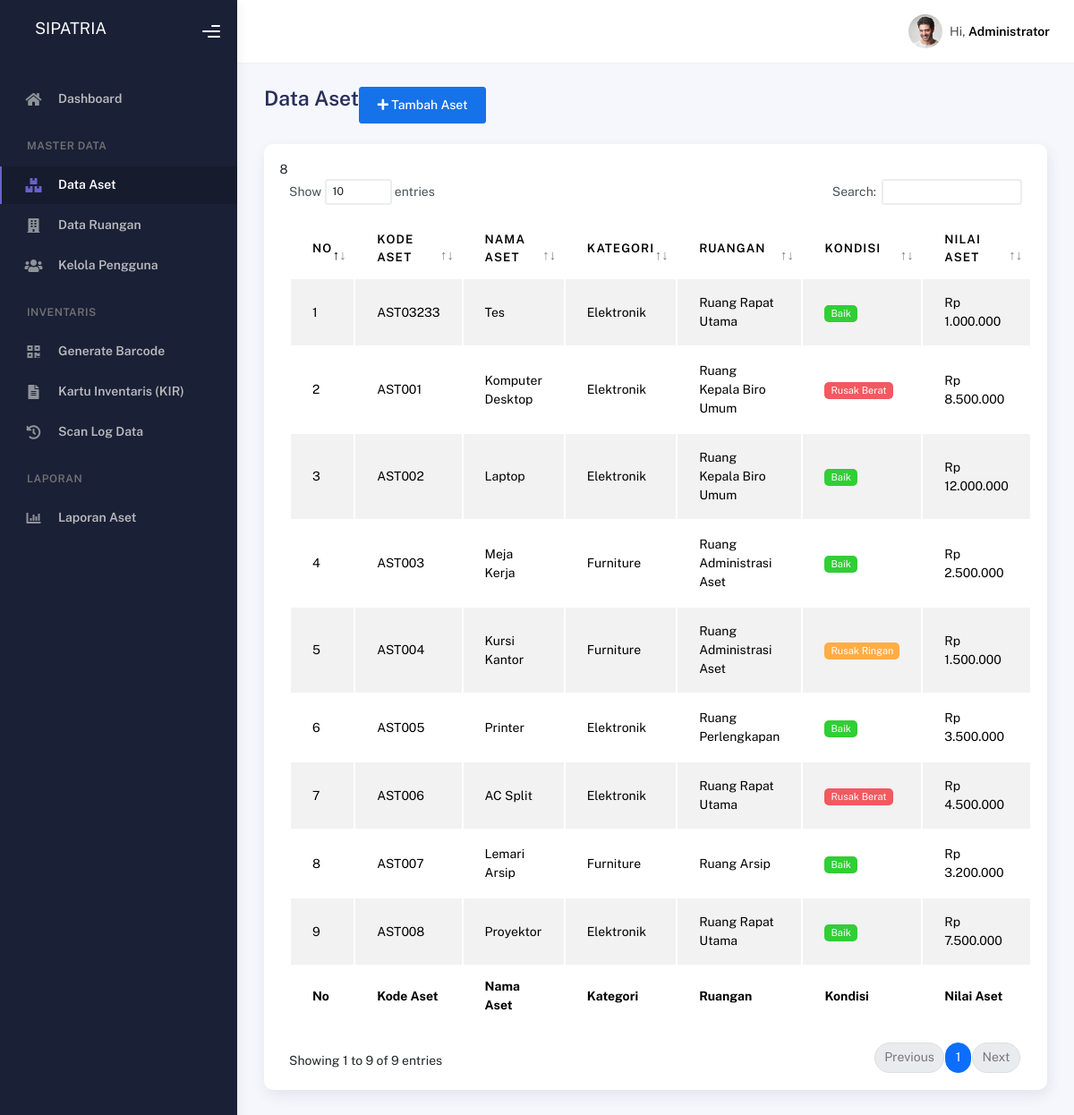
/admin/aset.php (signed in), run on the app's committed database.
### tables this page shows
CREATE TABLE `aset` (
  `id_aset` int(11) NOT NULL,
  `kode_aset` varchar(50) NOT NULL,
  `nama_aset` varchar(150) NOT NULL,
  `kategori` varchar(100) DEFAULT NULL,
  `merk` varchar(100) DEFAULT NULL,
  `tahun_perolehan` year(4) DEFAULT NULL,
  `kondisi` enum('Baik','Rusak Ringan','Rusak Berat') DEFAULT 'Baik',
  `nilai_aset` decimal(15,2) DEFAULT NULL,
  `barcode` varchar(255) DEFAULT NULL,
  `id_ruangan` int(11) DEFAULT NULL,
  `created_at` timestamp NOT NULL DEFAULT current_timestamp(),
  `updated_at` timestamp NOT NULL DEFAULT current_timestamp() ON UPDATE current_timestamp()
);

CREATE TABLE `ruangan` (
  `id_ruangan` int(11) NOT NULL,
  `kode_ruangan` varchar(20) NOT NULL,
  `nama_ruangan` varchar(100) NOT NULL,
  `lokasi` varchar(100) NOT NULL,
  `created_at` timestamp NOT NULL DEFAULT current_timestamp()
);

### admin/aset.php (the view, shortened to what this page needs)
<?php
include '../koneksi.php';
?>
<!DOCTYPE html>
<html lang="en">
  <head>
    <link rel="stylesheet" href="assets/css/bootstrap.min.css" />
    <link rel="stylesheet" href="assets/css/plugins.min.css" />
    <link rel="stylesheet" href="assets/css/kaiadmin.min.css" />
    <link rel="stylesheet" href="assets/css/demo.css" />
  </head>
  <body>
    <div class="wrapper">
      <div class="sidebar" data-background-color="dark">
        <div class="sidebar-logo">
          <div class="logo-header" data-background-color="dark">
            <a href="index.php" class="logo">
                <h5 class="text-white ms-3">SIPATRIA</h5>
            </a>
            <div class="nav-toggle">
              <button class="btn btn-toggle toggle-sidebar">
                <i class="gg-menu-right"></i>
              </button>
            </div>
          </div>
        </div>
        <div class="sidebar-wrapper scrollbar scrollbar-inner">
          <div class="sidebar-content">
            <ul class="nav nav-secondary">
              <li class="nav-item">
                <a href="index.php">
                  <i class="fas fa-home"></i>
                  <p>Dashboard</p>
                </a>
              </li>
              <li class="nav-section">
                <h4 class="text-section">Master Data</h4>
              </li>
              <li class="nav-item active">
                <a href="aset.php">
                  <i class="fas fa-boxes"></i>
                  <p>Data Aset</p>
                </a>
              </li>
              <li class="nav-item">
                <a href="ruangan.php">
                  <i class="fas fa-building"></i>
                  <p>Data Ruangan</p>
                </a>
              </li>
              <li class="nav-item">
                <a href="user.php">
                  <i class="fas fa-users"></i>
                  <p>Kelola Pengguna</p>
                </a>
              </li>
              <li class="nav-section">
                <h4 class="text-section">Inventaris</h4>
              </li>
              <li class="nav-item">
                <a href="generate_barcode.php">
                  <i class="fas fa-qrcode"></i>
                  <p>Generate Barcode</p>
                </a>
              </li>
              <li class="nav-item">
                <a href="kir.php">
                  <i class="fas fa-file-alt"></i>
                  <p>Kartu Inventaris (KIR)</p>
                </a>
              </li>
              <li class="nav-item ">
                <a href="scan_log.php">
                  <i class="fas fa-history"></i>
                  <p>Scan Log Data</p>
                </a>
              </li>
              <li class="nav-section">
                <h4 class="text-section">Laporan</h4>
              </li>
              <li class="nav-item">
                <a href="laporan_aset.php">
                  <i class="fas fa-chart-bar"></i>
                  <p>Laporan Aset</p>
                </a>
              </li>
            </ul>
          </div>
        </div>
      </div>
      <div class="main-panel">
        <div class="main-header">
          <nav class="navbar navbar-header navbar-header-transparent navbar-expand-lg border-bottom">
            <div class="container-fluid">
              <ul class="navbar-nav topbar-nav ms-md-auto align-items-center">
                <li class="nav-item topbar-user dropdown hidden-caret">
                  <a class="dropdown-toggle profile-pic" data-bs-toggle="dropdown" href="#" aria-expanded="false">
                    <div class="avatar-sm">
                      <img src="assets/img/profile.jpg" alt="..." class="avatar-img rounded-circle" />
                    </div>
                    <span class="profile-username">
                      <span class="op-7">Hi,</span>
                      <span class="fw-bold"><?= $_SESSION['nama_user'] ?? 'Admin' ?></span>
                    </span>
                  </a>
                </li>
              </ul>
            </div>
          </nav>
        </div>
        <div class="container">
          <div class="page-inner">
            <div class="page-header">
              <h3 class="fw-bold mb-3">Data Aset</h3>
              <div class="ml-auto">
                <button type="button" class="btn btn-primary" data-bs-toggle="modal" data-bs-target="#tambahModal">
                  <i class="fa fa-plus"></i> Tambah Aset
                </button>
              </div>
            </div>
            <div class="row">
              <div class="col-md-12">
                <div class="card">
                  <div class="card-body">
                    <div class="table-responsive">
                      <table id="basic-datatables" class="display table table-striped table-hover">
                        <thead>
                          <tr>
                            <th>No</th>
                            <th>Kode Aset</th>
                            <th>Nama Aset</th>
                            <th>Kategori</th>
                            <th>Ruangan</th>
                            <th>Kondisi</th>
                            <th>Nilai Aset</th>
                          </tr>
                        </thead>
                        <tbody>
                          <?php
                            $no = 1;
                            $query = mysqli_query($koneksi, "SELECT a.*, r.nama_ruangan FROM aset a LEFT JOIN ruangan r ON a.id_ruangan = r.id_ruangan ORDER BY a.created_at DESC");
                            while($aset = mysqli_fetch_array($query)) {
                              $kondisi_class = '';
                              if($aset['kondisi'] == 'Baik') $kondisi_class = 'badge badge-success';
                              else if($aset['kondisi'] == 'Rusak Ringan') $kondisi_class = 'badge badge-warning';
                              else $kondisi_class = 'badge badge-danger';
                          ?>
                          <tr>
                            <td><?php echo $no++; ?></td>
                            <td><?php echo htmlspecialchars($aset['kode_aset']); ?></td>
                            <td><?php echo htmlspecialchars($aset['nama_aset']); ?></td>
                            <td><?php echo htmlspecialchars($aset['kategori']); ?></td>
                            <td><?php echo htmlspecialchars($aset['nama_ruangan'] ?? 'Belum Ditentukan'); ?></td>
                            <td><span class="<?php echo $kondisi_class; ?>"><?php echo $aset['kondisi']; ?></span></td>
                            <td>Rp <?php echo number_format($aset['nilai_aset'], 0, ',', '.'); ?></td>
                          </tr>
                          <?php } ?>
                        </tbody>
                        <tfoot>
                          <tr>
                            <th>No</th>
                            <th>Kode Aset</th>
                            <th>Nama Aset</th>
                            <th>Kategori</th>
                            <th>Ruangan</th>
                            <th>Kondisi</th>
                            <th>Nilai Aset</th>
                          </tr>
                        </tfoot>
                      8</div>
                    </div>
                  </div>
                </div>
              </div>
            </div>
          </div>
        </div>
      </div>
  </body>
</html>

### data on the page
aset: kode_aset "AST03233", nama_aset "Tes", kategori "Elektronik", id_ruangan.nama_ruangan "Ruang Rapat Utama", kondisi "Baik", nilai_aset "1.000.000"
aset: kode_aset "AST001", nama_aset "Komputer Desktop", kategori "Elektronik", id_ruangan.nama_ruangan "Ruang Kepala Biro Umum", kondisi "Rusak Berat", nilai_aset "8.500.000"
aset: kode_aset "AST002", nama_aset "Laptop", kategori "Elektronik", id_ruangan.nama_ruangan "Ruang Kepala Biro Umum", kondisi "Baik", nilai_aset "12.000.000"
aset: kode_aset "AST003", nama_aset "Meja Kerja", kategori "Furniture", id_ruangan.nama_ruangan "Ruang Administrasi Aset", kondisi "Baik", nilai_aset "2.500.000"
aset: kode_aset "AST004", nama_aset "Kursi Kantor", kategori "Furniture", id_ruangan.nama_ruangan "Ruang Administrasi Aset", kondisi "Rusak Ringan", nilai_aset "1.500.000"
aset: kode_aset "AST005", nama_aset "Printer", kategori "Elektronik", id_ruangan.nama_ruangan "Ruang Perlengkapan", kondisi "Baik", nilai_aset "3.500.000"
aset: kode_aset "AST006", nama_aset "AC Split", kategori "Elektronik", id_ruangan.nama_ruangan "Ruang Rapat Utama", kondisi "Rusak Berat", nilai_aset "4.500.000"
aset: kode_aset "AST007", nama_aset "Lemari Arsip", kategori "Furniture", id_ruangan.nama_ruangan "Ruang Arsip", kondisi "Baik", nilai_aset "3.200.000"
aset: kode_aset "AST008", nama_aset "Proyektor", kategori "Elektronik", id_ruangan.nama_ruangan "Ruang Rapat Utama", kondisi "Baik", nilai_aset "7.500.000"

### other printed values
$_SESSION['nama_user'] "Administrator"
